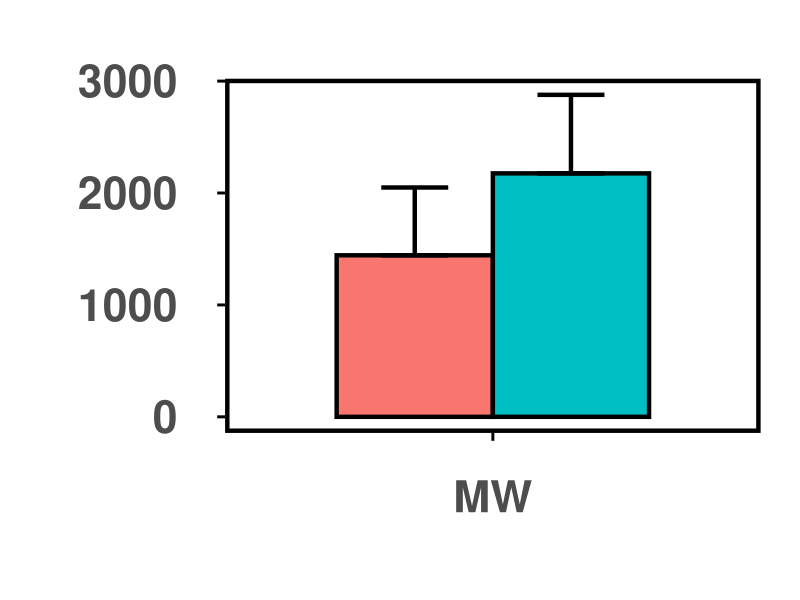
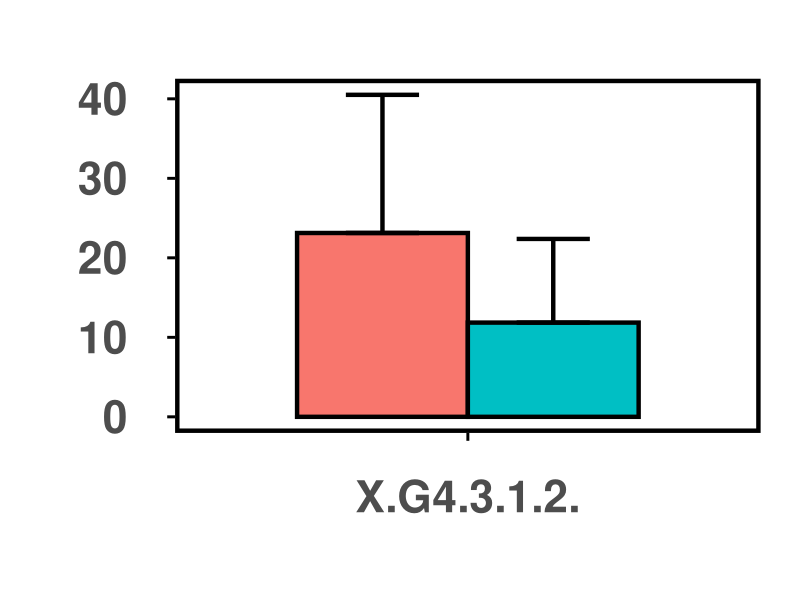
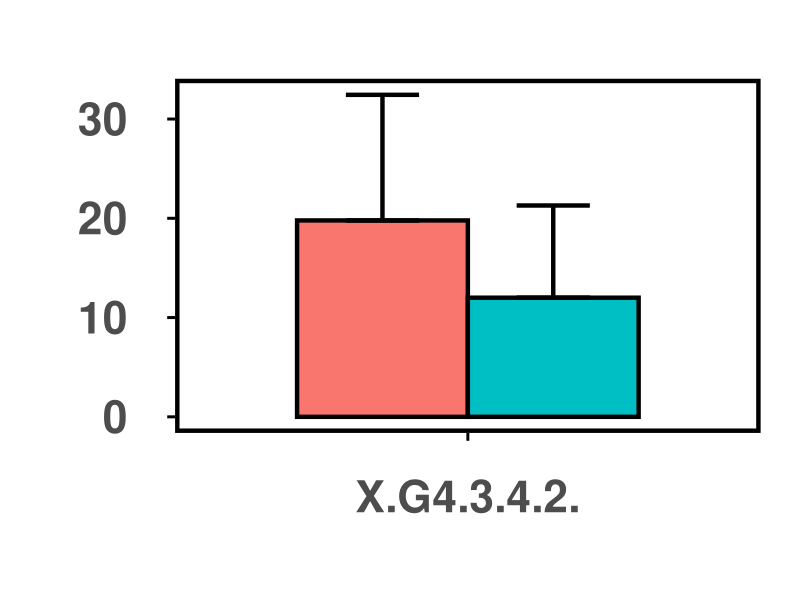
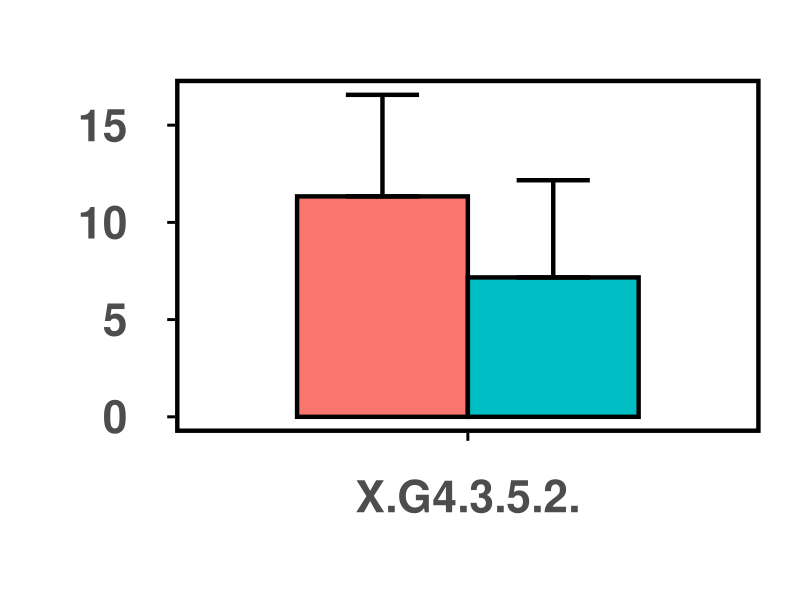
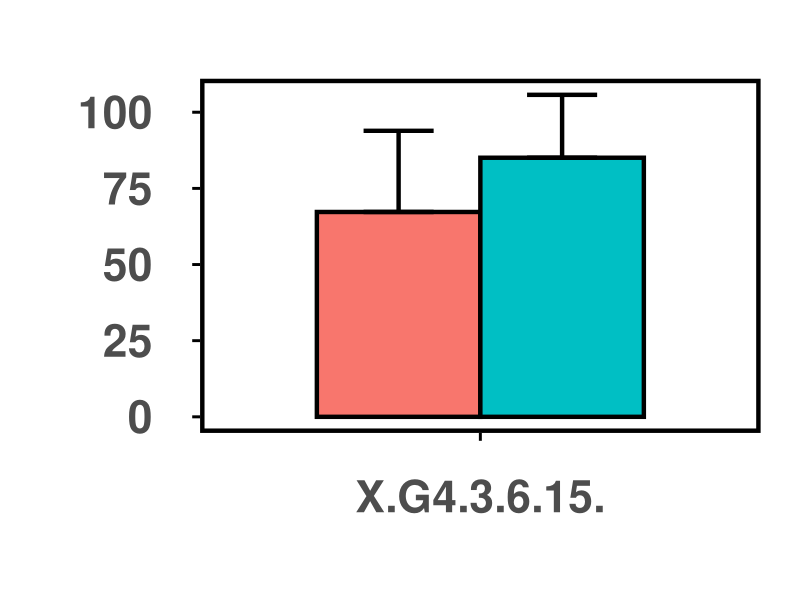
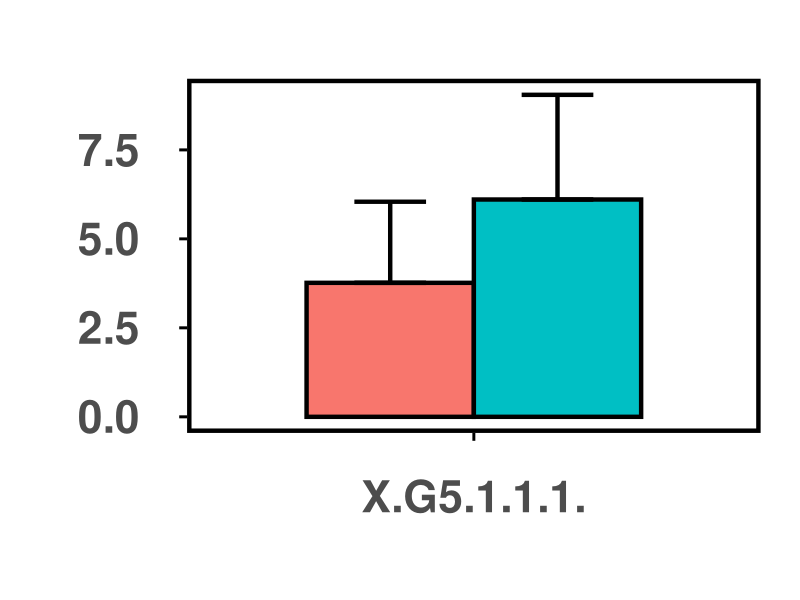
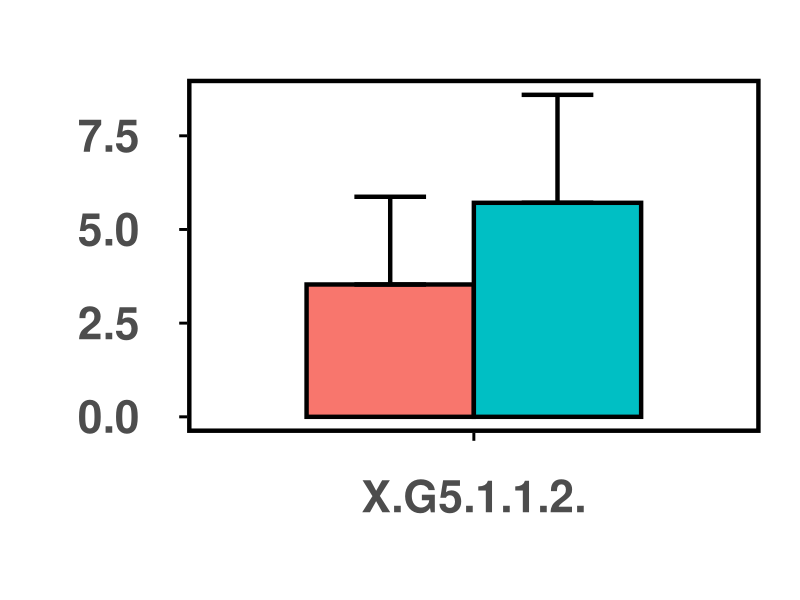
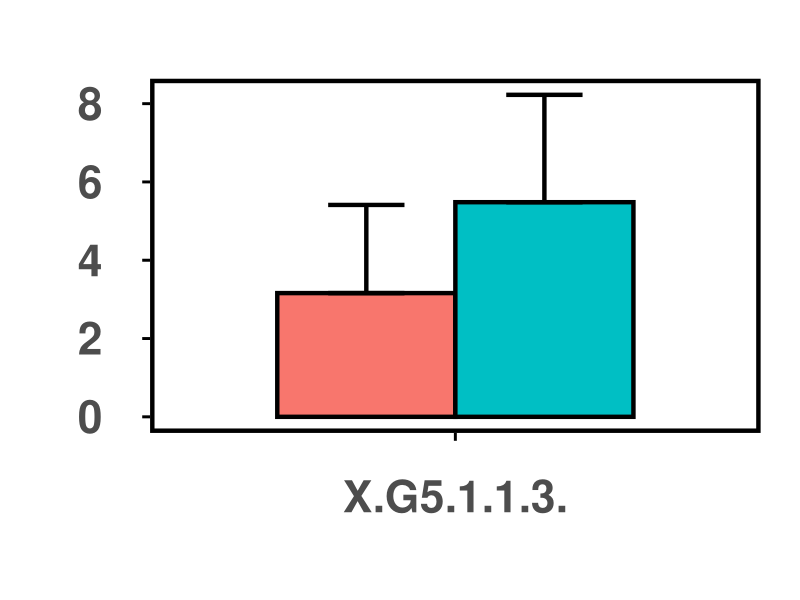

Generate these figures, in order, with R:
#setwd("d:/R_test/plotting bar charts")
#setwd("~/Downloads")

#this.dir <- dirname(parent.frame(2)$ofile)
#setwd(this.dir)

#COLOR codes for epitope classes
#dual #ff66CC (purple)
#mono #66CCFF (cyan)
#tpos "blue"
#bpos "gree"

library(readxl)
library(ggplot2)
#library(grid)
library(gridExtra)
library(ggthemes)
library(stringr)



df<-read_excel("tpos_vs_bpos_desc.xlsx")
df<-na.omit(df)

subplot_num=20

plots<-list()

for(i in 1:subplot_num)
  {
   df_row<-df[i,]
   formatted_df<-data.frame(matrix(ncol=4,nrow=2))
   x<-c("Descriptors","Epitope_type","Mean","Stdev")
   colnames(formatted_df)<-x
   
   #print(df_row)
   #print("\n")
   #saves the name of the descriptors for the 2 cells of first row
   formatted_df[,1]<-(df_row)[1]    #df_row$Descriptors
   #saves the epitope types (saved as column names)
   formatted_df[1,2]<-colnames(df_row)[2]
   formatted_df[2,2]<-colnames(df_row)[4]
   #saves the mean values of the epitope types
   formatted_df[1,3]<-(df_row)[2]
   formatted_df[2,3]<-(df_row)[4]
   #saves standard dev 
   formatted_df[1,4]<-(df_row)[3]
   formatted_df[2,4]<-(df_row)[5]
   
   
   #print(formatted_df)
   #print(" ")
   #line<-readline()
   #reordering the epitope types to the order as their row index so that ggplots plots
   #the bars the way they appear in the df
   formatted_df$Epitope_type<-as.factor(formatted_df$Epitope_type)
   formatted_df$Epitope_type<-factor(formatted_df$Epitope_type, levels=formatted_df$Epitope_type[order(as.numeric(rownames(df)))])
  
   #this shows the variable classes of the dataframe
   #str(formatted_df)
   
   dodge<-position_dodge(width=0.7)
   limits<-aes(ymax=formatted_df$Mean + (formatted_df$Mean>0)*formatted_df$Stdev, ymin=formatted_df$Mean - (formatted_df$Mean<0)*formatted_df$Stdev)
    
   #p<-ggplot(data=formatted_df,aes(x=Descriptors,y=Mean, fill=Epitope_type))
   p<-ggplot(data=formatted_df,aes(x=Descriptors,y=Mean, fill=Epitope_type))
                                                                                #adjust this for size of frame around bar
   p<-p + geom_bar(stat="identity", position = dodge, width = 0.7,colour="black",size=1.5)
   
   #p<-p + scale_fill_manual("legend",values=c("#ff66CC","green"))
   #dual #ff66CC (purple)
   #mono #66CCFF (cyan)
   #tpos "blue"
   #bpos "green"
   
   p<-p + geom_errorbar(limits, position = dodge, width =0.3,size=1.5)
   
   
   p <- p + labs(x = " ", y = " ")
   p <- p + theme_few()
   p <- p + theme(legend.position="none")
   
   #adjusts the text size
   p <- p + theme(text=element_text(face="bold",size=40))
   
   #ignore this one for now
   #p <- p + theme(axis.line = element_line(size= 0.5, colour="black"))
   
   #adjusts the text distances from the axis, adjust the first numerical parameter
   p <- p + theme(axis.text.x = element_text(margin=margin(1,1,1,1,"cm")),
            axis.text.y = element_text(margin=margin(1,1,1,1,"cm")))
   
   #adjusts the frame around the picture
   p <- p + theme(panel.border = element_rect(colour = "black", fill=NA, size=3))
   
   #adjest  of the tick marks
   p <- p + theme(axis.ticks.length = unit(.2, "cm"), axis.ticks = element_line(size = 1, colour="black")) 
   
   # Add white space aroung the plot's margins
   
   p <- p + theme(plot.margin = margin(2, 1, -0.5, -0.5, "cm"))
   
  # print(p)
   
   plots[[i]]<-p
   

   

#this part saves the pictures to file   
   filename=paste0("tpos_vs_bpos", i, ".pdf")
   pdf(filename)
   print(p)
   dev.off()
   
  }


#library(egg)
#ggarrange(plots[[1]],plots[[9]], ncol = 1)


#library(grid)
#grid.newpage()
#pushViewport(viewport(layout=grid.layout(1,5,heights=c(0.40,0.60))))
#print(plots[[1]], vp=viewport(layout.pos.row=1,layout.pos.col=1))
#print(plots[[2]], vp=viewport(layout.pos.row=1,layout.pos.col=2))
#print(plots[[3]], vp=viewport(layout.pos.row=1,layout.pos.col=3))
#print(plots[[4]], vp=viewport(layout.pos.row=1,layout.pos.col=4))
#print(plots[[5]], vp=viewport(layout.pos.row=1,layout.pos.col=5))



#do.call(grid.arrange(arrangeGrob(c(plots, ncol=5))))
#grid.arrange(arrangeGrobs(plots))


#this part attempts to save multiple plots together. Note that grid.arrange can be used with the whole plot vector instead of individual elements of it.
#the plotting together works up to 8 subplots. More will result in errornous display that are not corrigible with scaling the picture and is
#the error is retained inside the saved image file. Irrelevant of the file format (e.g. png, pdf)

#grid.arrange(plots[[1]],plots[[2]],plots[[3]],nrow=1,ncol=3) 
#pdf("plot.pdf")
#do.call("grid.arrange",c(plots,nrow=1))#,nrow=1,ncol=length(plots)))
#dev.off()